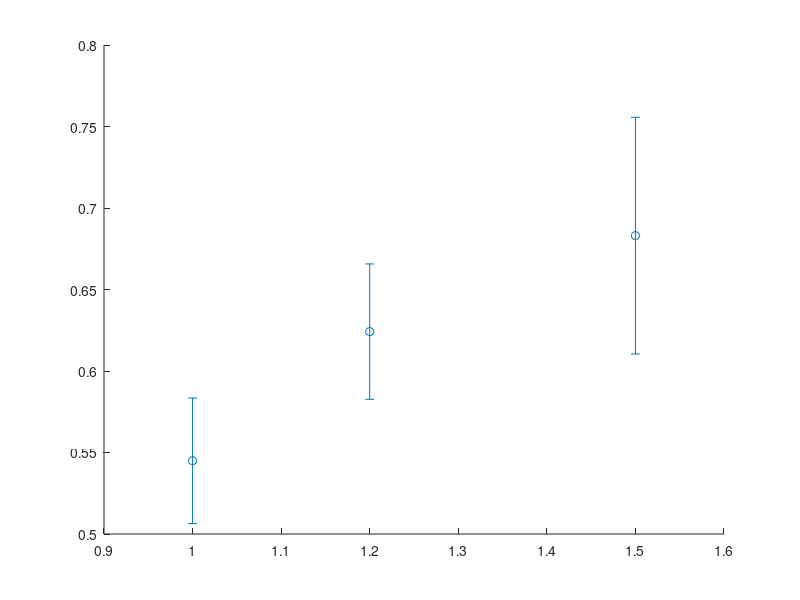

This figure's MATLAB source: (Note: this script raises an error after producing the figure.)
% =========================================================================
% Drag Force vs. Particle Diameter via Mesh Activation Model (chi = 500 nm)
% X-axis range: 0.2 - 1.6 um; Fitted/simulated lines plotted as dashed lines ('--')
% =========================================================================

clear; clc; close all;

% 1. Experimental Input Data from Tables
d_data = [1.0, 1.2, 1.5];                       % Particle diameters (um)

% 0% Mucin Data: [Mean Speed, Std Dev] (um/s)
v0_data  = [57.820, 55.189, 48.314];
std_v0   = [4.089,  3.671,  5.135];

% 2% Mucin Data: [Mean Speed, Std Dev] (um/s)
v2_data  = [52.635, 44.179, 32.000];
std_v2   = [3.271,  4.506,  4.480];

% 2. Physical Constants & Parameters
eta0 = 1.0e-3;                                  % Water viscosity (Pa·s)
chi  = 0.5;                                     % Mesh size chi = 500 nm = 0.5 um

% 3. Friction Coefficient Factors (pN / (um/s))
f0_coef = 3 * pi * 1e-3 * d_data;               % Pure water friction factor
f2_coef = f0_coef .* exp(d_data ./ chi);        % Mesh friction factor

% 4. Drag Force & Error Bar Calculations (pN)
F0_data = f0_coef .* v0_data;                   % 0% Mucin Force
F2_data = f2_coef .* v2_data;                   % 2% Mucin Force

err_F0  = f0_coef .* std_v0;                    % Propagated Force Error (0%)
err_F2  = f2_coef .* std_v2;                    % Propagated Force Error (2%)

% 5. Smooth Simulated Curve Fitting (X-axis range: 0.2 - 1.6 um)
d_fine = linspace(0.2, 1.6, 200);

p0 = polyfit(d_data, F0_data, 1);
F0_fit = polyval(p0, d_fine);

p2 = polyfit(d_data, F2_data, 2);
F2_fit = polyval(p2, d_fine);

% 6. Plotting Initialization
figure('Color', 'w', 'Position', [200, 200, 480, 400]);
hold on;

% Academic Palette Matching Reference Image
color_blue = [0.02, 0.45, 0.75];                % Deep Blue (0% Mucin)
color_pink = [0.95, 0.20, 0.40];                % Vibrant Pink-Red (2% Mucin)

% --- 0% Mucin Data Points & Dashed Simulated Line ---
h_e0 = errorbar(d_data, F0_data, err_F0, 'o', ...
    'Color', color_blue, 'MarkerFaceColor', color_blue, ...
    'MarkerSize', 8, 'LineWidth', 2.0, 'CapSize', 6, ...
    'DisplayName', '0% Mucin Data');

h_f0 = plot(d_fine, F0_fit, '--', 'Color', color_blue, ...
    'LineWidth', 3.0, 'DisplayName', '0% Mucin Simulated Curve');

% --- 2% Mucin Data Points & Dashed Simulated Line ---
h_e2 = errorbar(d_data, F2_data, err_F2, 's', ...
    'Color', color_pink, 'MarkerFaceColor', color_pink, ...
    'MarkerSize', 8, 'LineWidth', 2.0, 'CapSize', 6, ...
    'DisplayName', '2% Mucin (\chi = 500 nm)');

h_f2 = plot(d_fine, F2_fit, '--', 'Color', color_pink, ...
    'LineWidth', 3.0, 'DisplayName', '2% Mucin Simulated Curve');

% 7. Minimalist Academic Styling (X-axis range: 0.2 - 1.6 um)
box off; grid off;                               % Clean canvas

set(gca, 'LineWidth', 1.8, ...                  % Thick main axis lines
         'TickDir', 'out', ...                  % Ticks pointing outwards
         'FontName', 'Arial', ...
         'FontSize', 12, ...
         'FontWeight', 'bold', ...
         'XColor', 'k', 'YColor', 'k');

xlabel('Particle Diameter (\mum)', 'FontSize', 13, 'FontWeight', 'bold');
ylabel('Microscopic Drag Force (pN)', 'FontSize', 13, 'FontWeight', 'bold');

xlim([0.2, 1.6]);                               % X-axis set to 0.2 - 1.6 um
ylim([0, 11]);

% Borderless Legend
legend([h_e0, h_f0, h_e2, h_f2], 'Location', 'northwest', ...
    'FontSize', 10, 'Box', 'off');
